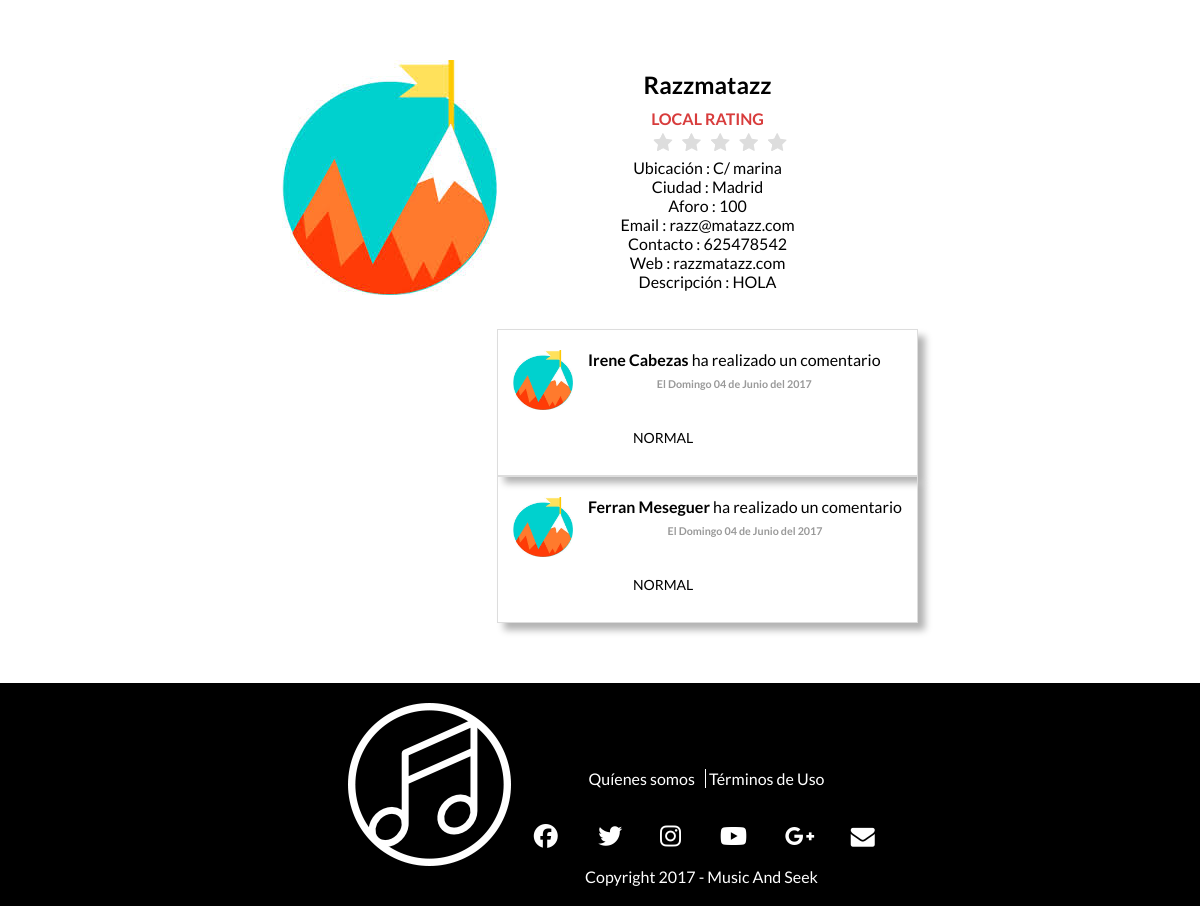
The app's page /InfoLocal.php?nombre=Razzmatazz with its own data.
### tables this page shows
create table USUARIO( 
ID_USUARIO int(10) not null auto_increment,
TIPO_USUARIO char(10) not null,
NOMBRE char(20) not null,
APELLIDOS char(20),
UBICACION char(50),
EMAIL char(50) not null,
NUMERO_CONTACTO int(11),
 
IMAGEN char(50),
NOMBRE_LOCAL char(20),
NOMBRE_ARTISTICO char(20),
NUMERO_COMPONENTES int(5),
PASSWORD char(255) not null,
AFORO int(5),
WEB char(20),
ID_GENERO int(10),
ID_CIUDAD int(10),
PREGUNTA_SEGURIDAD char (255),
RESPUESTA_SEGURIDAD char (255),
DESCRIPCION char(255),
FECHA_ALTA DATETIME,
FECHA_BAJA DATETIME DEFAULT NULL,
primary key (ID_USUARIO, EMAIL)
);

create table CIUDAD(
ID_CIUDAD int(10) not null auto_increment,
NOMBRE char(20) not null,
PAIS char(10) not null,
primary key(ID_CIUDAD)
);

create table VOTAR_COMENTAR(
ID_VOTO int(10) not null auto_increment primary key,
ID_FAN int(10) not null,
ID_VOTADO int(10) not null,
PUNTOS int(2) not null,
VOTO_CONCIERTO boolean not null,
COMENTARIO char(140),
FECHA datetime not null,
TIPO_VOTACION char(10) not null
);

### bbdd.php (called while the page is built, shortened)
<?php
function conectar() {
    $conexion = mysqli_connect('localhost', 'root', '', 'musicandseek')
            or die("Error conectando");
    return $conexion;
}
function getNombreFecha($fecha) {
    $dias = array("Domingo", "Lunes", "Martes", "Miercoles", "Jueves", "Viernes", "Sábado");
    $meses = array("Enero", "Febrero", "Marzo", "Abril", "Mayo", "Junio", "Julio", "Agosto", "Septiembre", "Octubre", "Noviembre", "Diciembre");
    $arrayFecha = explode("-", $fecha);
    $fecha = $dias[$arrayFecha[0]] . " " . $arrayFecha[1] . " de " . $meses[$arrayFecha[2] - 1] . " del " . $arrayFecha[3];
    return $fecha;
}
function getNombreCiudad($id_ciudad) {
    $conexion = conectar();
    $sql = "SELECT NOMBRE FROM CIUDAD WHERE ID_CIUDAD= $id_ciudad";
    $result = $conexion->query($sql);
    if ($result->num_rows > 0) {
        $row = $result->fetch_assoc();
        return $row['NOMBRE'];
    } else {
        return null;
    }
}
function getInfoLocalName($name) {
    $conexion = conectar();
    $sql = "SELECT * FROM USUARIO WHERE NOMBRE_LOCAL = '$name'";
    $result = $conexion->query($sql);
    if ($result->num_rows > 0) {
        $row = $result->fetch_assoc();
        return $row;
    } else {
        return null;
    }
}
function comentariosGrupo($id) {
    $conexion = conectar();
    $sql = "SELECT * FROM VOTAR_COMENTAR inner join USUARIO on VOTAR_COMENTAR.ID_FAN = USUARIO.ID_USUARIO WHERE ID_VOTADO = '$id' AND VOTO_CONCIERTO = 0;";
    $resultado = $conexion->query($sql);
    if ($resultado->num_rows > 0) {
        return $resultado;
    } else {
        echo mysqli_error($conexion);
        return false;
    }
}

### InfoLocal.php (the view, shortened to what this page needs)
<!DOCTYPE html>
<html>
    <head>
        <?php
        require_once'bbdd.php';
        ?>
        <link href="Estilos/Estilos.css" rel="stylesheet" type="text/css"/>
        <link href="Estilos/RegistrationForm.css" rel="stylesheet" type="text/css"/>
        <link href="Estilos/StarRating.css" rel="stylesheet" type="text/css"/>
        <link href="Estilos/Comments.css" rel="stylesheet" type="text/css"/>
    </head>
    <body>
        <?php
        require_once'bbdd.php';
        echo'<div class="center content">';
        echo'<div class="inline center" style="vertical-align:top">';
        echo'<img src="Imagenes/image.jpeg" alt=""/>';
        echo'</div>';
        echo '<div class="inline">';
        $resultado = getInfoLocalName($_GET['nombre']);
        $puntuacion = votosLocal($resultado['ID_USUARIO']);
        $comentarios = comentariosGrupo($resultado['ID_USUARIO']);
        echo '<h1>' . $resultado['NOMBRE_LOCAL'] . '</h1>';
        echo'<b style="color:#d83c3c">LOCAL RATING</b><i id="puntuacion" hidden>' . $puntuacion . '</i><br>';
        echo '<fieldset class="rating_fixed center" style="float:none;width:70%">
                        <input type="radio" id="star5" name="rating" value="5" /><label class = "full" for="star5" title="Fantástico - 5 stars"></label>
                        <input type="radio" id="star4half" name="rating" value="4 and a half" /><label class="half" for="star4half" title="Bastante bien - 4.5 stars"></label>
                        <input type="radio" id="star4" name="rating" value="4" /><label class = "full" for="star4" title="Bastante bien - 4 stars"></label>
                        <input type="radio" id="star3half" name="rating" value="3 and a half" /><label class="half" for="star3half" title="Meh - 3.5 stars"></label>
                        <input type="radio" id="star3" name="rating" value="3" /><label class = "full" for="star3" title="Meh - 3 stars"></label>
                        <input type="radio" id="star2half" name="rating" value="2 and a half" /><label class="half" for="star2half" title="No muy bueno - 2.5 stars"></label>
                        <input type="radio" id="star2" name="rating" value="2" /><label class = "full" for="star2" title=" - 2 stars"></label>
                        <input type="radio" id="star1half" name="rating" value="1 and a half" /><label class="half" for="star1half" title="Meh - 1.5 stars"></label>
                        <input type="radio" id="star1" name="rating" value="1" /><label class = "full" for="star1" title="Sucks big time - 1 star"></label>
                        <input type="radio" id="starhalf" name="rating" value="half" /><label class="half" for="starhalf" title="Sucks big time - 0.5 stars"></label>
                        </fieldset> ';
        echo '<div class="center">Ubicación : ' . $resultado['UBICACION'] . '</div>';
        echo '<div class="center">Ciudad : ' . getNombreCiudad($resultado['ID_CIUDAD']) . '</div>';
        echo '<div class="center">Aforo : ' . $resultado['AFORO'] . '</div>';
        echo '<div class="center">Email : ' . $resultado['EMAIL'] . '</div>';
        echo '<div class="center">Contacto : ' . $resultado['NUMERO_CONTACTO'] . '</div>';
        if ($resultado['WEB'] != null) {
            echo'<div class="center">Web : ' . $resultado['WEB'] . '</div>';
        }
        if ($resultado['DESCRIPCION'] != null) {
            echo '<div class="center">Descripción : ' . $resultado['DESCRIPCION'] . '</div>';
        }
        if ($comentarios != false) {
            echo '</br></br><div class="container">';
            while ($lista = $comentarios->fetch_assoc()) {
                echo'<div class="row">
                    <div class="col-sm-8">
                    <div class="panel panel-white post panel-shadow">
                    <div class="post-heading">
                    <div class="pull-left image">
                        <img src="Imagenes/image.jpeg" class="img-circle avatar" alt="user profile image">
                    </div>
                    <div class="pull-left meta">
                    <div class="title h5">
                    <b>' . $lista['NOMBRE'] . ' ' . $lista['APELLIDOS'] . '</b>
                            ha realizado un comentario
                        </div>
                        <h6 class="text-muted time">El ' . getNombreFecha(date("w-d-m-Y", strtotime($lista['FECHA']))) . '</h6>
                    </div>
                </div>
                <div class="post-description">
                   <p> ' . $lista['COMENTARIO'] . '</p>
                    </div>
                </div>
            </div>
        </div>
        </div>';
            }
            echo'</div>';
        }
        ?>
        <div id="footer"></div>
    </body>
</html>

### Estilos/Estilos.css (style rules this page uses)
.inline { display: inline-block; }
.center { text-align: center; }
body { margin:0px; font-family: Lato; }
img { height: auto; text-align: center; }
.content { margin-top: 60px; margin-bottom: 60px; }

### Estilos/StarRating.css (style rules this page uses)
.rating_fixed { border: none; float: right; pointer-events:none; }
.rating_fixed > label:before { margin: 5px; font-size: 1.25em; font-family: FontAwesome; display: inline-block; content: "\f005"; }
.rating_fixed > label { color: #ddd; float: right; }
fieldset, label { margin: 0; padding: 0; }
body { margin: 20px; }
h1 { font-size: 1.5em; margin: 10px; }

### Estilos/Comments.css (style rules this page uses)
.panel-shadow { box-shadow: rgba(0, 0, 0, 0.3) 7px 7px 7px; }
.panel-white { border: 1px solid #dddddd; }
.post .post-heading { height: 30px; padding: 20px 15px; }
.post .post-heading .avatar { width: 60px; height: 60px; display: block; margin-right: 15px; }
.post .post-heading .meta .title { margin-bottom: 0; }
.post .post-heading .meta .time { margin-top: 8px; color: #999; }
.post .post-description { padding: 15px; max-width: 300px; }
.post .post-description p { font-size: 14px; }

### records on screen
usuario: NOMBRE_LOCAL "Razzmatazz", UBICACION "C/ marina", ID_CIUDAD.NOMBRE "Madrid", AFORO "100", EMAIL "razz@matazz.com", NUMERO_CONTACTO "625478542", WEB "razzmatazz.com", DESCRIPCION "HOLA"
votar_comentar: usuario.NOMBRE "Irene", usuario.APELLIDOS "Cabezas", FECHA "Domingo 04 de Junio del 2017", COMENTARIO "NORMAL"
votar_comentar: usuario.NOMBRE "Ferran", usuario.APELLIDOS "Meseguer", FECHA "Domingo 04 de Junio del 2017", COMENTARIO "NORMAL"
